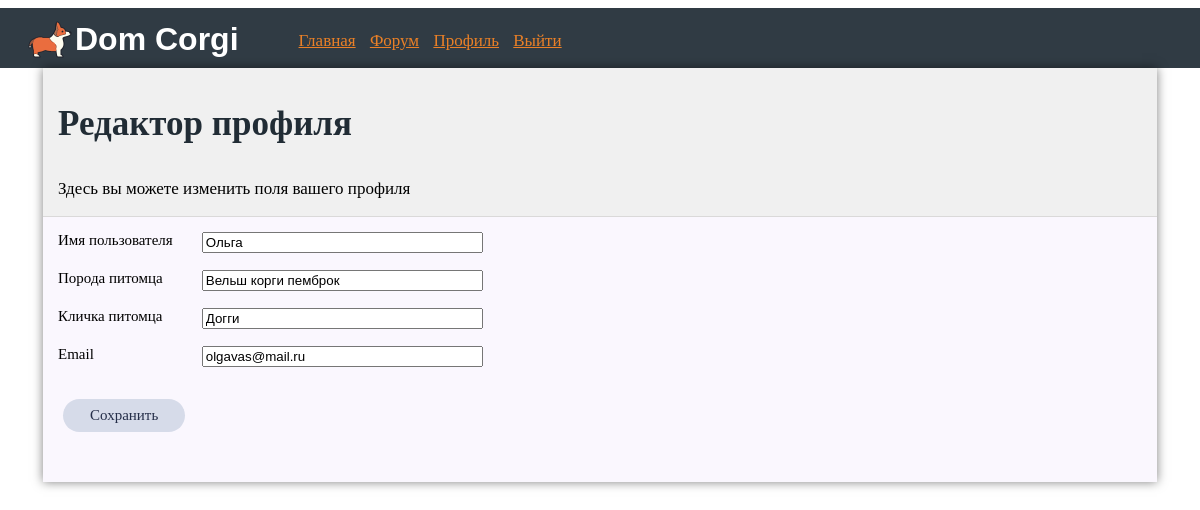
Screenshot of /edit_profile (signed in) with the database file from the repository.
### app/models.py (models this page shows, shortened)
class User(UserMixin, db.Model):
    id = db.Column(db.Integer, primary_key=True)
    username = db.Column(db.String(64), index=True, unique=True)
    breed = db.Column(db.String(64), index=True, unique=True)
    petname = db.Column(db.String(64), index=True, unique=True)
    email = db.Column(db.String(120), index=True, unique=True)
    password_hash = db.Column(db.String(128))
    posts = db.relationship('Post', backref='author', lazy='dynamic')

### app/routes.py (the view)
@app.route('/edit_profile', methods=['GET', 'POST'])
@login_required
def edit_profile():
    form = EditProfileForm(current_user.username)
    if form.validate_on_submit():
        current_user.username = form.username.data      #Копируем данные из формы
        current_user.breed = form.breed.data
        current_user.petname = form.petname.data
        current_user.email = form.email.data
        db.session.commit()
        return redirect(url_for('main'))
    elif request.method == 'GET':
        form.username.data = current_user.username
        form.breed.data = current_user.breed
        form.petname.data = current_user.petname
        form.email.data = current_user.email
    return render_template('edit_profile.html', title='Редактор профиля', form=form)

### app/forms.py (shortened to what this page needs)
class EditProfileForm(FlaskForm):
    username = StringField('Имя пользователя', validators=[DataRequired()])
    breed = StringField('Порода питомца', validators=[DataRequired()])
    petname = StringField('Кличка питомца', validators=[DataRequired()])
    email = StringField('Email', validators=[DataRequired(), Email()])
    submit = SubmitField('Сохранить')
    def __init__(self, original_username, *args, **kwargs):
        super(EditProfileForm, self).__init__(*args, **kwargs)
        self.original_username = original_username

### app/models.py (called while the page is built)
@login.user_loader #Пользовательский загрузчик
def load_user(id):
    return User.query.get(int(id))

### app/templates/edit_profile.html (shortened to what this page needs)
{% extends "base.html" %}
{% block content %}
    <div class="body_index">
        <div class="forum_title_form">
            <div class="forum_title">
                <p class="forum_title1">Редактор профиля</p>
                <p class="forum_title2">Здесь вы можете изменить поля вашего профиля</p>
            </div>
        </div>
        <div class="forum_form">
        <form action="" method="post">
            <p>
                <div>
                        <div class="block1">{{ form.username.label }}</div>
                        <div class="block2">{{ form.username(size=32) }}</div>
                </div>
                <br>
                 <div>
                        <div class="block1">{{ form.breed.label }}</div>
                        <div class="block2">{{ form.breed(size=32) }}</div>
                </div>
                <br>
                <div>
                        <div class="block1">{{ form.petname.label }}</div>
                        <div class="block2">{{ form.petname(size=32) }}</div>
                </div>
                <br>
                <div>
                        <div class="block1">{{ form.email.label }}</div>
                        <div class="block2">{{ form.email(size=32) }}</div>
                </div>
                <br>
            </p>
            <p>{{ form.submit() }}</p>
        </form>
        </div>
    </div>
{% endblock %}

### app/static/style.css (style rules this page uses)
body { background: #fff; }
.block1 { display: inline-block; width: 140px; vertical-align: top; }
.block2 { display: inline-block; font-size: 14px; }
input[type=submit] { color: #000000; background-color: #d6dbe9; border: none; border-radius: 25px; padding: 8 27px; font-family: Poppins-Regular; font-size: 15px; color: #252e49; margin-left: 5px; cursor: pointer; outline: none; font-family: 'Century Gothic'; }
.body_index { position: relative; margin-left: 35px; margin-right: 35px; padding-bottom: 15px; background-color: #faf7fe; box-shadow:0px 0px 10px 0px rgba(0,0,0,0.5); }
.forum_title { font-family: 'Century Gothic'; position: relative; padding-top: 1px; padding-left: 15px; padding-right: 15px; }
.forum_title1 { font-size: 35px; font-weight: bold; color: #212c35; }
.forum_title2 { font-size: 17px; }
.forum_form { padding-left: 15px; padding-right: 15px; padding-bottom: 20px; }
.forum_title_form { background-color: #f0f0f0; border-bottom: 1px solid #dad9d9; }
form { font-size: 15px; font-family: 'Century Gothic'; }

### rows the page displays
User: username "Ольга", breed "Вельш корги пемброк", petname "Догги", email "olgavas@mail.ru"
